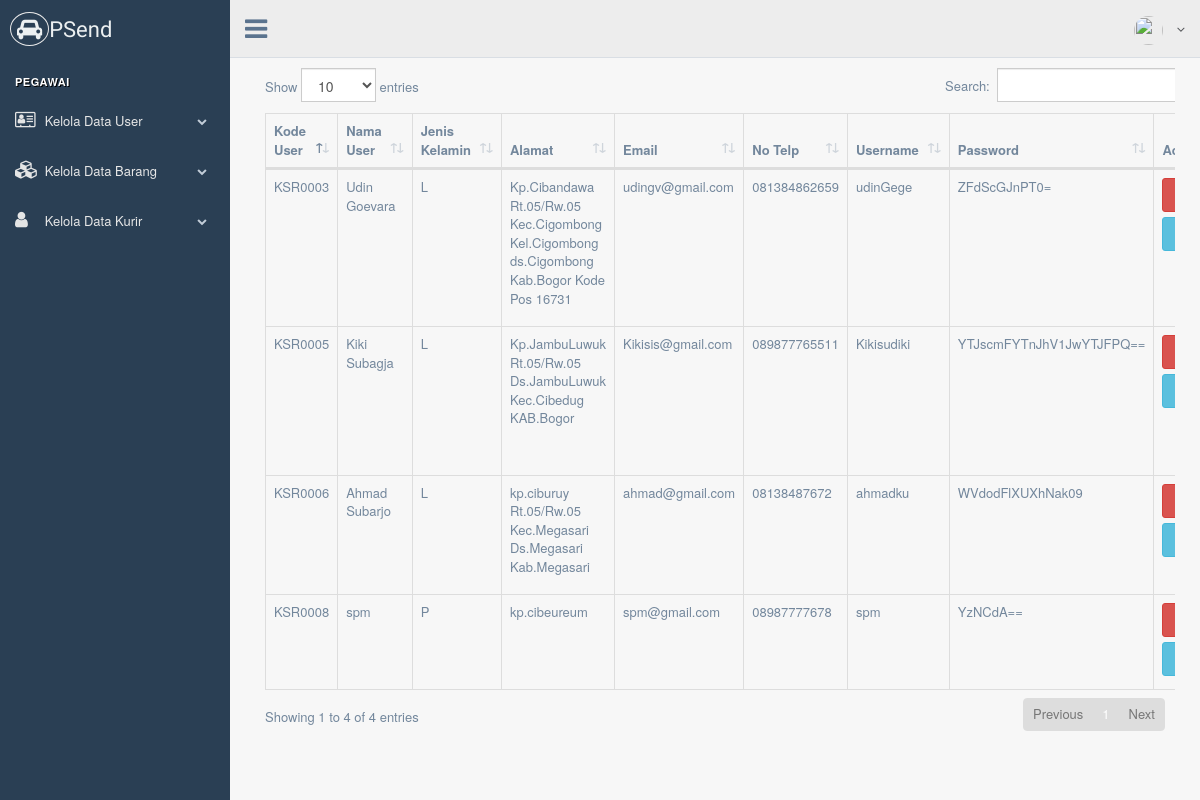
The page /dashboard_pegawai.php?pegawai=lihat_user (signed in) on the database its author committed.
### tables this page shows
CREATE TABLE `tbl_user` (
  `kd_user` varchar(10) NOT NULL,
  `nama_user` varchar(50) NOT NULL,
  `jenis_kelamin` varchar(1) NOT NULL,
  `alamat` text NOT NULL,
  `email` varchar(50) NOT NULL,
  `no_telp` varchar(12) NOT NULL,
  `username` varchar(50) NOT NULL,
  `password` varchar(50) NOT NULL,
  `level` enum('Admin','User','','') NOT NULL,
  `tgl_daftar` timestamp NOT NULL DEFAULT CURRENT_TIMESTAMP
);

### library/controller.php (called while the page is built, shortened)
<?php
$server = "localhost";
$user = "root";
$pass = "";
$DB = "db_pengirimanbarang";
$con = mysqli_connect($server,$user,$pass,$DB) or die("Failed Connection!");
class oop
{
        public function select_datas($table,$where,$whereValues){
            global $con;
            $sql = "SELECT * FROM $table WHERE $where = '$whereValues'";
            $query = mysqli_query($con,$sql);
            $datas = [];
            while ( $data = mysqli_fetch_assoc($query)) {
            	$datas[] = $data;
            }
            return $datas;
        }
}
 ?>

### v_user_only.php (the view, shortened to what this page needs)
<?php
$datas = $statement->select_datas("tbl_user","level","User");
 ?>
<form action="" method="post">
<div class="col-md-12">
  <div class="row">
<table class="table table-bordered" id="example">
	<thead>
		<th>Kode User</th>
		<th>Nama User</th>
		<th>Jenis Kelamin</th>
		<th>Alamat</th>
		<th>Email</th>
		<th>No Telp</th>
		<th>Username</th>
		<th>Password</th>
		<th>Action</th>
	</thead>
	<tbody>
		<?php foreach ($datas as $field): ?>
		<tr>
			<td><?= $field['kd_user'] ?></td>
			<td><?= $field['nama_user'] ?></td>
			<td><?= $field['jenis_kelamin'] ?></td>
			<td><?= $field['alamat'] ?></td>
			<td><?= $field['email'] ?></td>
			<td><?= $field['no_telp'] ?></td>
			<td><?= $field['username'] ?></td>
			<td><?= base64_encode($field['password']) ?></td>
			<td>
					<a href="?pegawai=lihat_user&delete&id=<?= $field['kd_user'] ?>" class="btn btn-danger" onclick="return confirm('Apa anda yakin ?')">Delete <span class="fa fa-trash"></span></a>
					<a href="#addPage<?= $field['kd_user'] ?>" data-toggle="modal" class="btn btn-info">Edit <span class="fa fa-pencil"></span></a>
			</td>
		</tr>
	<?php endforeach ?>
	</tbody>
</table>
</div>
</div>
</form>

### rows shown on the page
tbl_user: kd_user "KSR0003", nama_user "Udin Goevara", jenis_kelamin "L", alamat "Kp.Cibandawa Rt.05/Rw.05 Kec.Cigombong Kel.Cigombong ds.Cigombong Kab.Bogor Kode Pos 16731", email "udingv@gmail.com", no_telp "081384862659", username "udinGege", password "ZFdScGJnPT0="
tbl_user: kd_user "KSR0005", nama_user "Kiki Subagja", jenis_kelamin "L", alamat "Kp.JambuLuwuk Rt.05/Rw.05 Ds.JambuLuwuk Kec.Cibedug KAB.Bogor", email "Kikisis@gmail.com", no_telp "089877765511", username "Kikisudiki", password "YTJscmFYTnJhV1JwYTJFPQ=="
tbl_user: kd_user "KSR0006", nama_user "Ahmad Subarjo", jenis_kelamin "L", alamat "kp.ciburuy Rt.05/Rw.05 Kec.Megasari Ds.Megasari Kab.Megasari", email "ahmad@gmail.com", no_telp "08138487672", username "ahmadku", password "WVdodFlXUXhNak09"
tbl_user: kd_user "KSR0008", nama_user "spm", jenis_kelamin "P", alamat "kp.cibeureum", email "spm@gmail.com", no_telp "08987777678", username "spm", password "YzNCdA=="
